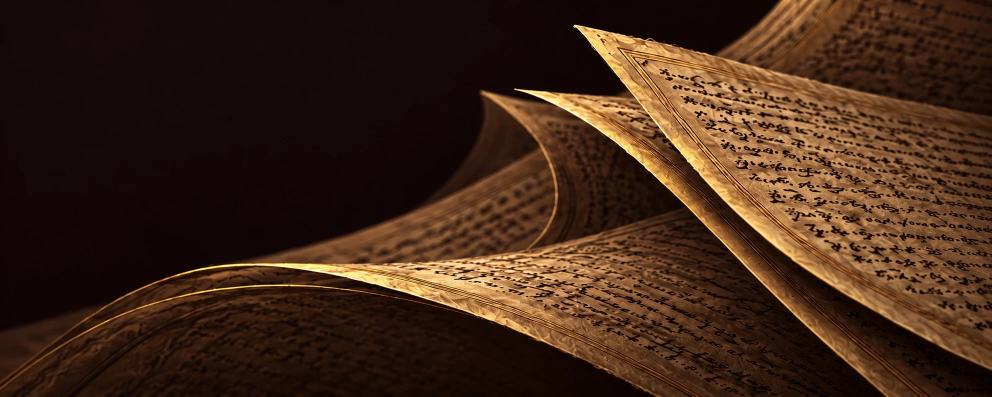
#> input picture site/hero.webp, 1983 x 793 px (shown at 1/2 size); its folder holds only this picture in this run
$ python -i glyphs.py   (imports and definitions only)
#> lines starting #> are read from the running program, lines starting #| are printed output that depends on the picture; after the words box and inside, x2 and y2 are one past the last pixel; in counts of white or black regions, pixels touching at a corner belong together
### khojki/lines.py
"""Stage A: page image -> text line boxes.

Steps: binarise -> frame rows and outer sides (from its horizontal rules) -> text block columns
-> erase rules and non-text pieces -> horizontal projection -> bands -> split over-tall bands, drop thin ones.
Runs offline on a grayscale page; no fixed crop box, so it works wherever the page sits in the scan.
"""
import cv2
import numpy as np

SAUVOLA_WINDOW, SAUVOLA_K, SAUVOLA_R = 31, 0.2, 128


def binarise(gray, method="otsu"):
    """Return ink mask (uint8, 255 = ink). Methods: otsu (global), sauvola (local), meanstd (old prep_gt rule)."""
    if method == "otsu":
        _, ink = cv2.threshold(gray, 0, 255, cv2.THRESH_BINARY_INV + cv2.THRESH_OTSU)
        return ink
    if method == "sauvola":  # T = m * (1 + k * (s / R - 1)), Sauvola & Pietikainen 2000
        g = gray.astype(np.float64)
        win = (SAUVOLA_WINDOW, SAUVOLA_WINDOW)
        m = cv2.boxFilter(g, -1, win)
        s = np.sqrt(np.maximum(cv2.boxFilter(g * g, -1, win) - m * m, 0))
        return np.where(g < m * (1 + SAUVOLA_K * (s / SAUVOLA_R - 1)), 255, 0).astype(np.uint8)
    if method == "meanstd":
        return np.where(gray < gray.mean() - 2 * gray.std(), 255, 0).astype(np.uint8)
    raise ValueError(method)


# [127 lines left out: functions _horizontal_rules, text_frame, drop_non_text, text_columns, erase_rules, bands and 2 more, not called in this run]

### khojki/glyphs.py
"""Stage B: line image -> glyph boxes (atoms), left to right.

Connected components; marks (dots, strokes) joined to the nearest letter; word separators found as
a pair of small dots. A letter may come out as 2-3 boxes (SA, a split-off AA upright, a double danda):
that is allowed, because stage C tries joining neighbouring boxes. Two glyphs in one box is not, because
nothing later can split it. So when in doubt this stage splits rather than merges.

Section marks and abbreviation signs are found by shape first and come out as 'mark' boxes, already read (log 98).

Ported from gt/segment.py (which made the ground-truth boxes and stays frozen), with the separator fix.
"""
import cv2
import numpy as np

from khojki.lines import binarise

SECTION, DOUBLE_SECTION, ABBREVIATION = 0x1123B, 0x1123C, 0x1123D
MAX_CONTACTS = 2  # contacts between ring and letter: 1 finds 19% of pasted rings, 2 finds 71% with no false alarms, any finds 100% with 1 (dev)


def components(ink, min_area=6):
    """Components as dicts; `ids` holds the label id(s) in the returned label image, so a box knows its own ink."""
    n, labels, stats, _ = cv2.connectedComponentsWithStats(ink, connectivity=8)
    comps = [dict(x0=x, x1=x + w, y0=y, y1=y + h, area=a, ids=[i]) for i, (x, y, w, h, a) in enumerate(stats) if i and a >= min_area]
    return comps, labels


def _xov(a, b):
    return min(a["x1"], b["x1"]) - max(a["x0"], b["x0"])


def separators(small, tall, line_h):
    """Pair small dots into word separators. Returns (pairs as boxes, indices used).

    The two dots are stacked but slanted: the lower one sits 4-7 px to the right (log 63), so the
    test is on centre distance, not on x-overlap. Dots in the top 30% of the line are marks
    (anusvara, nukta), never separators. Dot size < 0.375 x letter height: on the 6 GT lines, 0.3 misses
    2 separators and 0.45 takes a mark for one (Sauvola); 0.35-0.4 is clean (log 63).
    """
    dot = lambda c: c["y1"] - c["y0"] < 0.375 * tall and c["x1"] - c["x0"] < 0.375 * tall and c["y0"] > 0.3 * line_h
    cx = lambda c: (c["x0"] + c["x1"]) / 2
    cy = lambda c: (c["y0"] + c["y1"]) / 2
    used, seps = set(), []
    order = sorted(range(len(small)), key=lambda i: cx(small[i]))
    for i in order:
        if i in used or not dot(small[i]):
            continue
        a = small[i]
        best = None
        for j in order:
            b = small[j]
            if j == i or j in used or not dot(b):
                continue
            dx, dy = abs(cx(a) - cx(b)), abs(cy(a) - cy(b))
            if dx <= 0.3 * tall and 0.2 * tall <= dy <= 0.6 * tall and (best is None or dx < best[0]):
                best = (dx, j)
        if best:
            b = small[best[1]]
            used |= {i, best[1]}
            seps.append(dict(x0=min(a["x0"], b["x0"]), x1=max(a["x1"], b["x1"]),
                             y0=min(a["y0"], b["y0"]), y1=max(a["y1"], b["y1"]), kind="sep", ids=a["ids"] + b["ids"]))
    return seps, used


def ring_in(mask, tall, line_h, y_off=0):
    """An abbreviation sign (a small ring) in one piece's ink (uint8 0/1, cropped).
    -> (ring mask, 'alone' | 'attached') or None.

    A round hole 0.16-0.30 letter heights across, its ring under 0.75 letter heights, centred at 35-85% of the
    line height. Joined to a letter it still counts when the ring is the piece's right end, what's left is
    letter-sized, and the two touch in at most MAX_CONTACTS places. Rules from the shapes (Pandey L2/11-021
    sections 4.11-4.14, the two rings on p10 l6), not fit to a score."""
    cs, hier = cv2.findContours(mask, cv2.RETR_CCOMP, cv2.CHAIN_APPROX_NONE)
    if hier is None:
        return None
    for c, h in zip(cs, hier[0]):
        if h[3] < 0:
            continue                                     # an outer edge, not a hole
        x, y, w, hh = cv2.boundingRect(c)
        if not (0.16 * tall <= max(w, hh) <= 0.30 * tall and 0.6 <= w / hh <= 1.6
                and cv2.contourArea(c) >= 0.3 * w * hh):     # heavy print leaves a ragged hole (p10 l6: 35% filled)
            continue                                     # not a small round hole
        hole = np.zeros_like(mask)
        cv2.drawContours(hole, [c], -1, 1, -1)
        r = max(2, round(0.2 * tall))
        ring = mask & cv2.dilate(hole, cv2.getStructuringElement(cv2.MORPH_ELLIPSE, (2 * r + 1, 2 * r + 1)))
        ys, xs = np.nonzero(ring)
        if not len(ys) or np.ptp(ys) + 1 > 0.75 * tall or not 0.35 <= (y_off + ys.mean()) / line_h <= 0.85:
            continue
        rest = mask & ~ring.astype(bool)
        rys, rxs = np.nonzero(rest)
        if rest.sum() <= 0.15 * mask.sum():
            if max(mask.shape) > 0.75 * tall:
                continue                                 # letter-sized: VA's round loop, not a sign
            return ring, "alone"
        # a gap inside a curved stroke (heavy ink) has the stroke running in and out: two contacts or more
        contacts = cv2.connectedComponents((cv2.dilate(ring, np.ones((3, 3), np.uint8)) & rest).astype(np.uint8))[0] - 1
        if (xs.max() >= mask.shape[1] - 1 - 0.15 * tall and len(rys) and np.ptp(rys) + 1 >= 0.6 * tall
                and contacts <= MAX_CONTACTS):
            return ring, "attached"
    return None


def marks(comps, labels, tall, line_h):
    """Section marks and abbreviation signs. -> (mark boxes, the other components).

    Without this a section rule is thin, so it joined the nearest letter as a small mark (p11 l6: the double
    section mark and the digit before it became one 88 px box). A section mark is at least 1.5 letter heights
    wide and at most 0.35 tall, mid-line; two stacked are a double section mark. An attached ring is cut off its
    letter: its pixels get a label id of their own in `labels` (changed in place)."""
    rules = [c for c in comps if c["x1"] - c["x0"] >= 1.5 * tall and c["y1"] - c["y0"] <= 0.35 * tall
             and 0.2 * line_h <= (c["y0"] + c["y1"]) / 2 <= 0.8 * line_h]
    out, used = [], set()
    for i, a in enumerate(rules):
        if i in used:
            continue
        pair = [j for j, b in enumerate(rules) if j != i and j not in used
                and min(a["x1"], b["x1"]) - max(a["x0"], b["x0"]) >= 0.5 * min(a["x1"] - a["x0"], b["x1"] - b["x0"])
                and abs((a["y0"] + a["y1"]) - (b["y0"] + b["y1"])) / 2 <= 0.7 * tall]
        group = [a] + [rules[j] for j in pair[:1]]
        used |= {i, *pair[:1]}
        out.append(dict(x0=min(g["x0"] for g in group), x1=max(g["x1"] for g in group), y0=min(g["y0"] for g in group),
                        y1=max(g["y1"] for g in group), kind="mark", cps=(DOUBLE_SECTION if pair else SECTION,),
                        ids=[i for g in group for i in g["ids"]]))
    rule_ids = {i for m in out for i in m["ids"]}
    rest = []
    for c in comps:
        if c["ids"][0] in rule_ids:
            continue
        crop = labels[c["y0"]:c["y1"], c["x0"]:c["x1"]]
        own = np.isin(crop, c["ids"])
        hit = ring_in(own.astype(np.uint8), tall, line_h, c["y0"])
        if not hit:
            rest.append(c)
            continue
        ring, how = hit
        ys, xs = np.nonzero(ring)
        box = dict(x0=c["x0"] + int(xs.min()), x1=c["x0"] + int(xs.max()) + 1, y0=c["y0"] + int(ys.min()),
                   y1=c["y0"] + int(ys.max()) + 1, kind="mark", cps=(ABBREVIATION,))
        if how == "alone":
            out.append(dict(box, ids=list(c["ids"])))
            continue
        new = int(labels.max()) + 1
        crop[ring.astype(bool)] = new
        out.append(dict(box, ids=[new]))
        ly, lx = np.nonzero(own & (crop != new))
        rest.append(dict(c, x0=c["x0"] + int(lx.min()), x1=c["x0"] + int(lx.max()) + 1,
                         y0=c["y0"] + int(ly.min()), y1=c["y0"] + int(ly.max()) + 1))
    return out, rest


def glyph_boxes(gray, method="otsu"):
    """Return [[x0, x1, y0, y1, kind], ...] left to right. kind: 'glyph', 'sep' or 'mark'."""
    return glyph_atoms(gray, method)["boxes"]


def glyph_atoms(gray, method="otsu"):
    """Boxes plus what's needed to cut out each box's own ink:
    {'boxes': [[x0, x1, y0, y1, kind]], 'members': [[label ids]], 'labels': label image, 'tall': median letter height,
     'cps': per box, the code points of a mark box (None for the others)}."""
    ink = binarise(gray, method)
    comps, labels = components(ink)
    if not comps:
        return dict(boxes=[], members=[], labels=labels, tall=0.0, cps=[])
    H, W = gray.shape
    # typical letter height; pieces cut by the crop's top/bottom edge belong to neighbouring lines (a taller
    # crop holds more of them) and would shift it, which changed splits and readings (log 76)
    whole = [c["y1"] - c["y0"] for c in comps if c["area"] > 80 and c["y0"] > 0 and c["y1"] < H]
    tall = float(np.median(whole or [c["y1"] - c["y0"] for c in comps if c["area"] > 80] or [H / 2]))
    # the printed frame: a thin rule, full height, touching either side, or cut by the top/bottom edge and taller
    # than 1.5 letters (p11 l6: a broken rule 6 px in from the side, 0.6 H tall, log 83). On pages 9-11 that last
    # case only ever fires within 25 px of a side.
    rule = lambda c: (c["x1"] - c["x0"]) < 0.2 * (c["y1"] - c["y0"]) and (
        c["y1"] - c["y0"] >= 0.85 * H or c["x1"] >= W - 3 or c["x0"] <= 2
        or (c["y0"] == 0 or c["y1"] >= H) and c["y1"] - c["y0"] >= 1.5 * tall)
    # ink cut by the crop's top or bottom edge belongs to the neighbouring line (stage A grows lines into the
    # gaps, so its crops hold their descenders and marks); joined to a letter here it changed the reading (log 76).
    # A real glyph can graze the edge of a tight crop (GT crops have 6 px padding), so only pieces centred in the
    # outer quarter of the crop count as the neighbour's.
    neighbour = lambda c: (c["y0"] == 0 or c["y1"] >= H) and not 0.25 * H <= (c["y0"] + c["y1"]) / 2 <= 0.75 * H
    comps = [c for c in comps if not rule(c) and not neighbour(c)]
    found, comps = marks(comps, labels, tall, H)
    # ponytail: fixed size cut between letters and marks; revisit for other pages / resolutions
    big = sorted((c for c in comps if c["y1"] - c["y0"] >= 0.45 * tall), key=lambda c: c["x0"])
    small = [c for c in comps if c["y1"] - c["y0"] < 0.45 * tall]

    # a letter broken into pieces: merge big components that mostly overlap in x
    merged = []
    for c in big:
        if merged and _xov(merged[-1], c) > 0.6 * min(c["x1"] - c["x0"], merged[-1]["x1"] - merged[-1]["x0"]):
            m = merged[-1]
            m.update(x0=min(m["x0"], c["x0"]), x1=max(m["x1"], c["x1"]), y0=min(m["y0"], c["y0"]), y1=max(m["y1"], c["y1"]), ids=m["ids"] + c["ids"])
        else:
            merged.append(dict(c, kind="glyph", ids=list(c["ids"])))

    seps, used = separators(small, tall, H)

    # every other mark (dots, vowel strokes) joins the letter nearest in x
    for i, s in enumerate(small):
        if i in used or not merged:
            continue
        cx = (s["x0"] + s["x1"]) / 2
        g = min(merged, key=lambda g: 0 if g["x0"] <= cx <= g["x1"] else min(abs(cx - g["x0"]), abs(cx - g["x1"])))
        g.update(x0=min(g["x0"], s["x0"]), x1=max(g["x1"], s["x1"]), y0=min(g["y0"], s["y0"]), y1=max(g["y1"], s["y1"]), ids=g["ids"] + s["ids"])

    out = sorted(merged + seps + found, key=lambda c: c["x0"])
    return dict(boxes=[[int(c["x0"]), int(c["x1"]), int(c["y0"]), int(c["y1"]), c["kind"]] for c in out],
                members=[c["ids"] for c in out], labels=labels, tall=tall, cps=[c.get("cps") for c in out])

>>> import cv2
>>> picture = cv2.imread('../site/hero.webp', cv2.IMREAD_GRAYSCALE)
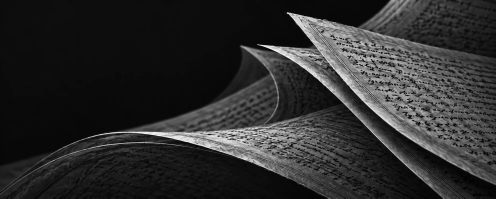
#> picture: shape (793, 1983) (shown at 1/4 size); min 0, max 252, mean 45.1
>>> result = glyph_boxes(picture)
#> in binarise, `_, ink = cv2.threshold(gray, 0, 255, cv2.THRESH_BINARY_INV + cv2.THRES..`:
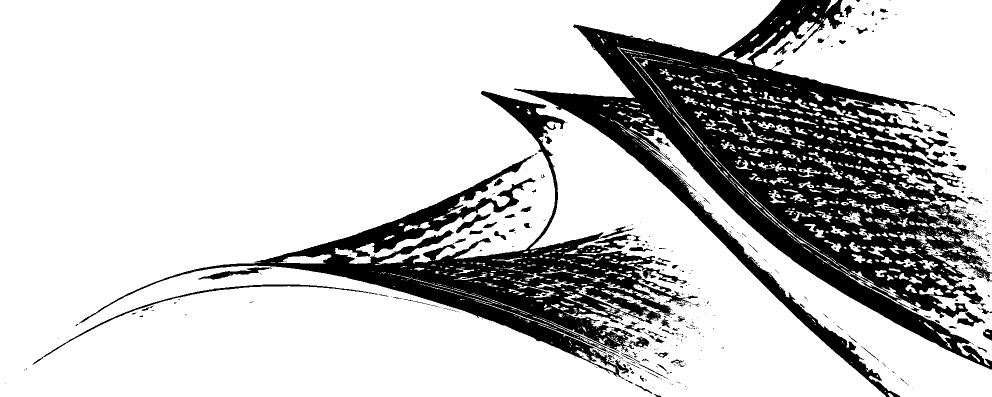
#> ink: shape (793, 1983) (shown at 1/2 size); 78.2% white; 663 black regions (554 under 20 px), largest, box (x1, y1, x2, y2) and area: (1028, 0, 1983, 793) 224314, (158, 182, 1382, 759) 101310, (65, 569, 756, 729) 2280
#> in components, `n, labels, stats, _ = cv2.connectedComponentsWithStats(ink, connectivi..`:
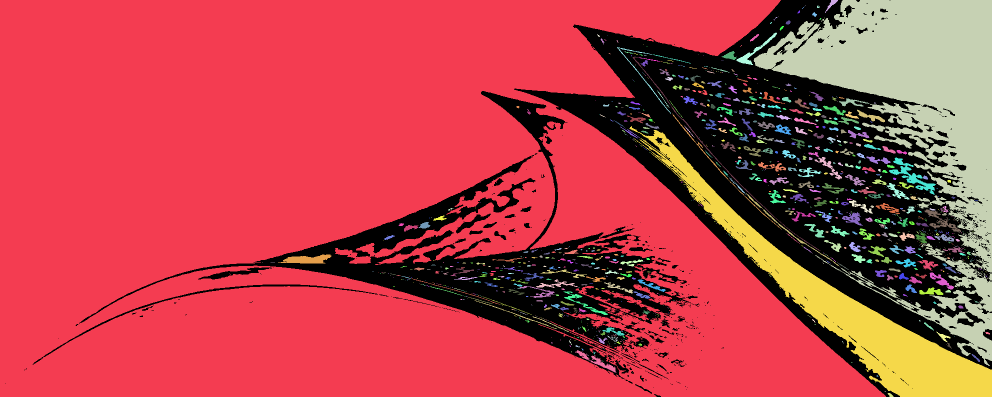
#> labels: shape (793, 1983) int32 (shown at 1/2 size); 1029 distinct labels, from 0 to 1028; one colour per label, 0 black
#> in components, `n, labels, stats, _ = cv2.connectedComponentsWithStats(ink, connectivi..`: n = 1029; stats = 1029 rows, first 6: [11, 0, 1972, 793, 342208], [0, 0, 1772, 793, 1005408], [1650, 0, 26, 26, 176], [1507, 0, 476, 732, 120305], [1610, 11, 1, 1, 1], [1634, 11, 6, 5, 20]
#> in components, `comps = [dict(x0=x, x1=x + w, y0=y, y1=y + h, area=a, ids=[i]) for i, ..`: comps = 555 items
#> in glyph_atoms, `whole = [c["y1"] - c["y0"] for c in comps if c["area"] > 80 and c["y0"..`: whole = 160 values, max 389 at index 5, min 5 at index 120, mean 22.96
#> in glyph_atoms, `tall = float(np.median(whole or [c["y1"] - c["y0"] for c in comps if c..`: tall = 15
#> in glyph_atoms, `comps = [c for c in comps if not rule(c) and not neighbour(c)]`: comps = 553 items
#> in marks, `rules = [c for c in comps if c["x1"] - c["x0"] >= 1.5 * tall and c["y1..`: rules = 1 item
#> the loop in marks, `for i, a in enumerate(rules):` made 1 pass
#> the loop in marks, `for c in comps:` made 553 passes
#> cs in ring_in on passes 3 to 5: 1 contour, all with area under 20, 1 contour, all with area under 20, 1 contour, all with area under 20
#> pass 1, in marks, `crop = labels[c["y0"]:c["y1"], c["x0"]:c["x1"]]`:
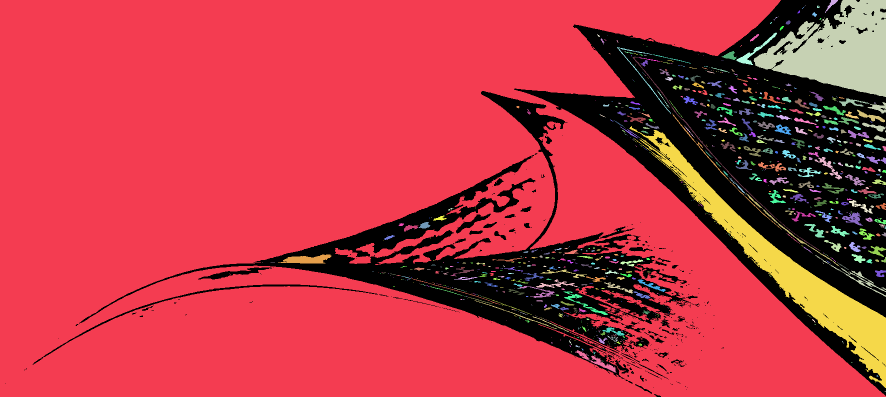
#> crop: shape (793, 1772) int32 (shown at 1/2 size); 821 distinct labels, from 0 to 1027; one colour per label, 0 black
#> pass 1, in marks, `own = np.isin(crop, c["ids"])`:
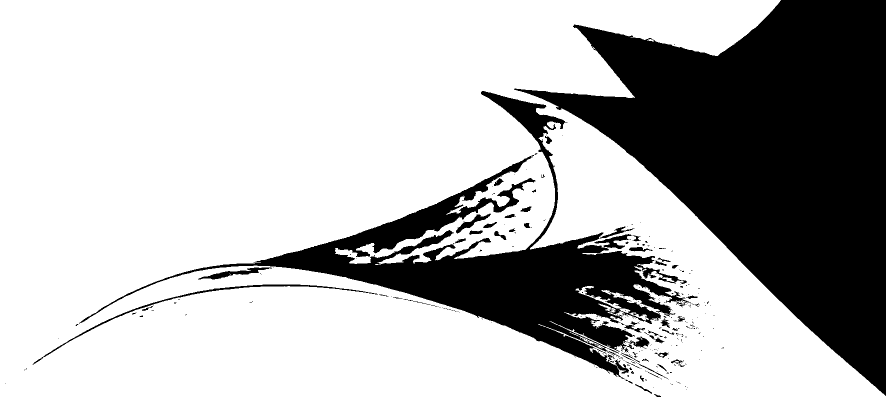
#> own: shape (793, 1772) bool (shown at 1/2 size); 71.5% white; 324 black regions (265 under 20 px), largest, box (x1, y1, x2, y2) and area: (1028, 0, 1772, 792) 276678, (158, 182, 1382, 759) 112534, (65, 569, 756, 729) 2280
#> pass 2, in marks, `crop = labels[c["y0"]:c["y1"], c["x0"]:c["x1"]]`:
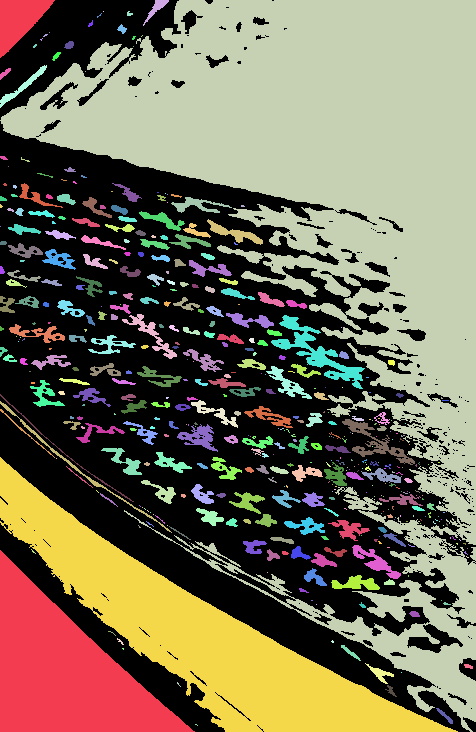
#> crop: shape (732, 476) int32; 461 distinct labels, from 0 to 1024; one colour per label, 0 black
#> pass 2, in marks, `own = np.isin(crop, c["ids"])`:
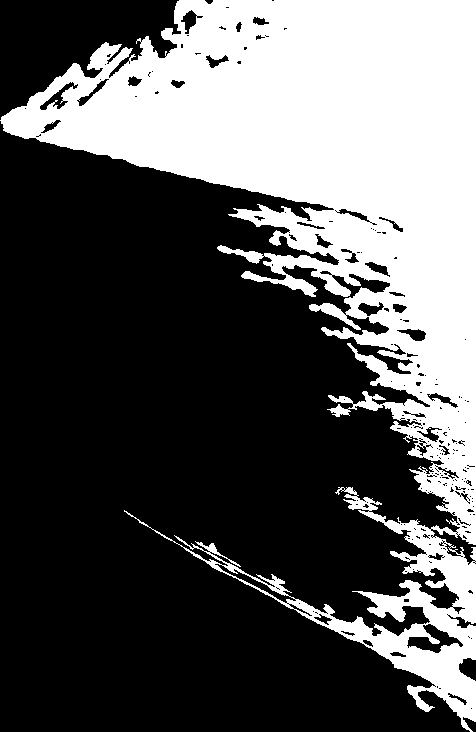
#> own: shape (732, 476) bool; 34.5% white; 1 white region, box (x1, y1, x2, y2) and area: (0, 0, 476, 732) 120305
#> after the loop in marks, `for c in comps:`: out = 4 items; rest = 551 items
#> in glyph_atoms, `found, comps = marks(comps, labels, tall, H)`: found = 4 items; comps = 551 items
#> in glyph_atoms, `big = sorted((c for c in comps if c["y1"] - c["y0"] >= 0.45 * tall), k..`: big = 253 items
#> in glyph_atoms, `small = [c for c in comps if c["y1"] - c["y0"] < 0.45 * tall]`: small = 298 items
#> after the loop in glyph_atoms, `for c in big:`: merged = 1 item
#> in separators, `order = sorted(range(len(small)), key=lambda i: cx(small[i]))`: order = 298 values, max 297 at index 248, min 0 at index 207, mean 148.5
#> the loop in separators, `for i in order:` made 298 passes
#> i on passes 1 to 3: 194, 234, 240
#> after the loop in separators, `for i in order:`: seps = 1 item
#> in glyph_atoms, `seps, used = separators(small, tall, H)`: used = 2 items
#> the loop in glyph_atoms, `for i, s in enumerate(small):` made 298 passes
#> cx on passes 1 to 3: 1637, 1606.5, 1552.5
#> in glyph_atoms, `out = sorted(merged + seps + found, key=lambda c: c["x0"])`: out = 6 items
#> result = [[0, 1983, 0, 793, 'glyph'], [1154, 1186, 512, 517, 'mark'], [1798, 1804, 434, 442, 'sep'], [1872, 1878, 466, 471, 'mark'], [1914, 1922, 459, 465, 'mark'], [1977, 1983, 558, 567, 'mark']]
